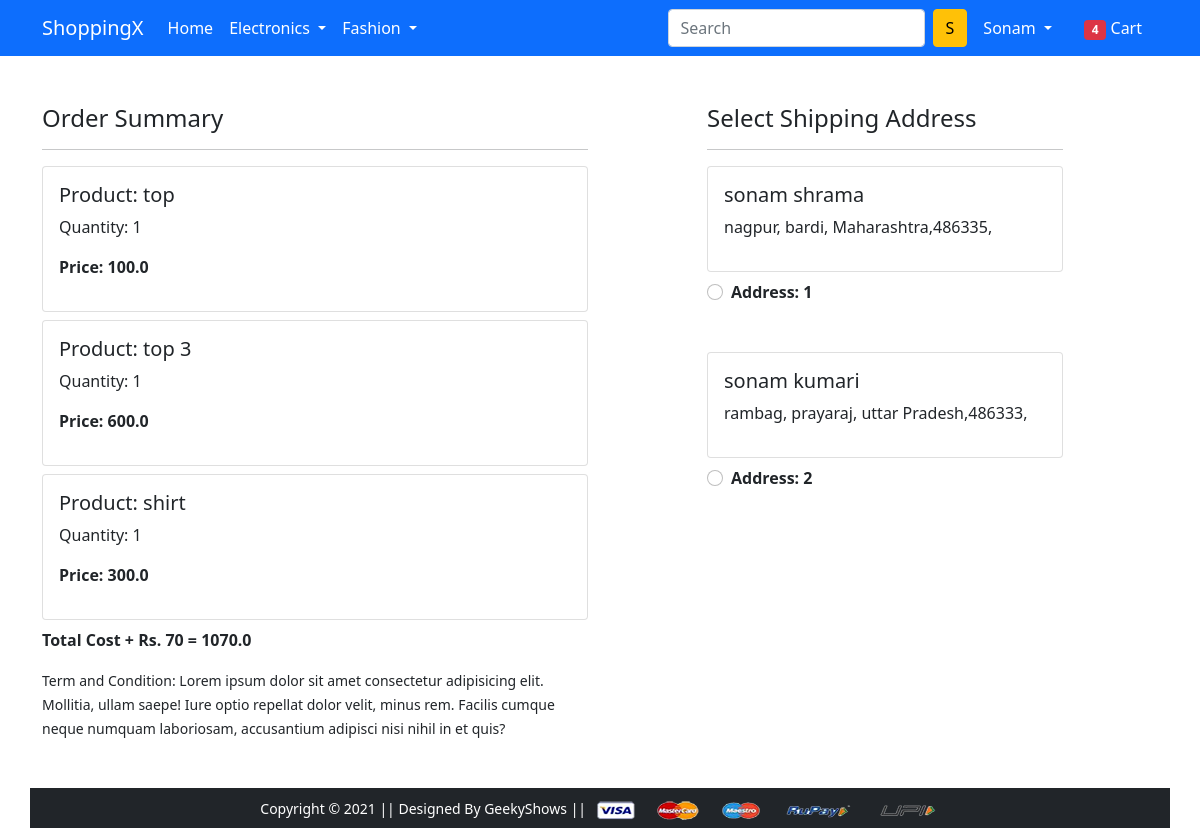
The page /checkout/ (signed in) on the database its author committed.
### app/models.py (models this page shows, shortened)
class Cart(models.Model):
    id = models.AutoField(primary_key=True)
    user = models.ForeignKey(User, on_delete=models.CASCADE,null=True)
    product = models.ForeignKey(Product, on_delete=models.CASCADE,null=True)
    quantity = models.PositiveIntegerField(default=1,null=True)
    name = models.CharField(max_length=255 ,  default='default_name',null=True)
    @property
    def total_cost(self):
        return self.quantity * self.product.discounted_price

class Product(models.Model):
    id = models.AutoField(primary_key=True)
    title = models.CharField(max_length=100,null=True)
    selling_price = models.FloatField(null=True)
    discounted_price = models.FloatField(null=True)
    description = models.TextField(null=True)
    brand = models.CharField(max_length=100,null=True)                               #default='default_category'
    catagory = models.CharField(choices=CATEGORY_CHOICES,max_length=2,null=True)
    product_image = models.ImageField(upload_to='productimg',null=True)
    created_at = models.DateTimeField(auto_now_add=True,null=True)
    updated_at = models.DateTimeField(auto_now=True,null=True)

class Customer(models.Model):
    user = models.ForeignKey(User, on_delete=models.CASCADE,null=True)
    name = models.CharField(max_length=200,null=True)
    locality = models.CharField(max_length=200,default="Unknown")
    city = models.CharField(max_length=50 ,default="Unknown")
    zipcode = models.IntegerField(null=True)
    state = models.CharField(choices=STATE_CHOICES, max_length=50,default="Unknown")

### app/views.py (the view)
# urls.py: path('checkout/', views.checkout, name='checkout'),
@login_required
def checkout(request):
    user=request.user
    add = Customer.objects.filter(user=user)
    cart_items=Cart.objects.filter(user=user)
    amount=0.0
    shipping_amount=70.0
    totalamount=0.0
    cart_product=[p for p in Cart.objects.all() if p.user ==request.user]
    if cart_product:
        for p in cart_product:
            tempamount=(p.quantity * p.product.discounted_price)
            amount+=tempamount
        totalamount = amount+shipping_amount
    return render(request, 'app/checkout.html',{'add':add,'totalamount': totalamount,
    'cart_items': cart_items})

### app/templates/app/checkout.html (shortened to what this page needs)
{% extends 'app/base.html' %}
{% load static %}
{% block main-content %}
<div class="container">
 <div class="row mt-5">
  <div class="col-sm-6">
    <h4>Order Summary</h4>
    <hr>
    {% for item in cart_items %}
      <div class="card mb-2">
        <div class="card-body">
          <h5>Product: {{item.product.title}}</h5>
          <p>Quantity: {{item.quantity}}</p>
          <p class="fw-bold">Price: {{item.total_cost}}</p>
        </div>
      </div>
      {% endfor %}
      <p class="fw-bold">Total Cost + Rs. 70 = {{totalamount}}</p>
    <small>Term and Condition: Lorem ipsum dolor sit amet consectetur adipisicing elit. Mollitia, ullam saepe! Iure optio repellat dolor velit, minus rem. Facilis cumque neque numquam laboriosam, accusantium adipisci nisi nihil in et quis?</small>
  </div>
  <div class="col-sm-4 offset-sm-1">
    <h4>Select Shipping Address</h4>
    <hr>
    <form action="/paymentdone">
      {% for ad in add %}
      <div class="card">
        <div class="card-body">
        <h5>{{ad.name}}</h5>
        <p>{{ad.locality}}, {{ad.city}}, {{ad.state}},{{ad.zipcode}},</p>
        </div>
      </div>
        <div class="form-check mt-2 mb-5">
          <input class="form-check-input" type="radio" name="custid" id="custadd{{forloop.counter}}"
          value="{{ad.id}}">
          <label class="form-check-label fw-bold" for="custadd{{forloop.counter}}">
            Address: {{forloop.counter}} </label>
        </div>
        {% endfor %}
      </form>
    </div>
  </div>
</div>
{% endblock main-content %}

### app/templates/app/base.html (shortened to what this page needs)
<!doctype html>
{% load static %}
<html lang="en">
  <head>
    <link href="https://cdn.jsdelivr.net/npm/bootstrap@5.0.0-beta1/dist/css/bootstrap.min.css" rel="stylesheet">
    <link rel="stylesheet" href="{% static 'app/css/owl.carousel.min.css' %}">
    <link rel="stylesheet" href="{% static 'app/css/all.min.css' %}">
    <link rel="stylesheet" href="{% static 'app/css/style.css' %}">
  </head>
  <body>
    <nav class="navbar navbar-expand-lg navbar-dark bg-primary">
     <div class="container">
       <a class="navbar-brand" href="/">ShoppingX</a>
       <div class="collapse navbar-collapse" id="navbarSupportedContent">
         <ul class="navbar-nav me-auto mb-2 mb-lg-0">
           <li class="nav-item">
             <a class="nav-link active" aria-current="page" href="/">Home</a>
           </li>
           <li class="nav-item dropdown">
             <a class="nav-link dropdown-toggle text-white" href="#" id="electronicsDropdown" role="button" data-bs-toggle="dropdown" aria-expanded="false">
               Electronics
             </a>
           </li>
           <li class="nav-item dropdown">
             <a class="nav-link dropdown-toggle text-white" href="#" id="fashionDropdown" role="button" data-bs-toggle="dropdown" aria-expanded="false">
               Fashion
             </a>
           </li>
         </ul>
         <form class="d-flex">
           <input class="form-control me-2" type="search" placeholder="Search" aria-label="Search">
           <button class="btn btn-warning" type="submit">S</button>
         </form>
         <div>
          <ul class="navbar-nav me-auto mb-2 mb-lg-0">
          {% if request.user.is_authenticated %}
           <li class="nav-item dropdown mx-2">
              <a class="nav-link dropdown-toggle text-white" href="#" id="profileDropdown" role="button" data-bs-toggle="dropdown" aria-expanded="false">
                {{request.user.username|capfirst}}
              </a>
            </li>
            <li class="nav-item mx-2">
             <a href="{% url 'showcart' %}" class="nav-link text-white"><span class="badge bg-danger">4</span> Cart </a>
            </li>
          {% endif %}
          </ul>
         </div>
       </div>
     </div>
    </nav>
    {% block main-content %} {% endblock main-content %}
    <footer class="container-fluid bg-dark text-center p-2 mt-5">
        <small class="text-white">Copyright &copy; 2021 || Designed By GeekyShows || </small>
        <img src="{% static 'app/images/payment.png' %}" alt="" srcset="" class="img-fluid" height="2px">
    </footer>
  </body>
</html>

### rows shown on the page
Cart: product "top", quantity "1", total_cost "100.0"
Cart: product "top 3", quantity "1", total_cost "600.0"
Cart: product "shirt", quantity "1", total_cost "300.0"
Customer: name "sonam shrama", locality "nagpur", city "bardi", state "Maharashtra", zipcode "486335"
Customer: name "sonam kumari", locality "rambag", city "prayaraj", state "uttar Pradesh", zipcode "486333"

### other values the page prints
{{ request.user.username|capfirst }} "Sonam"
{{ totalamount }} "1070.0"
